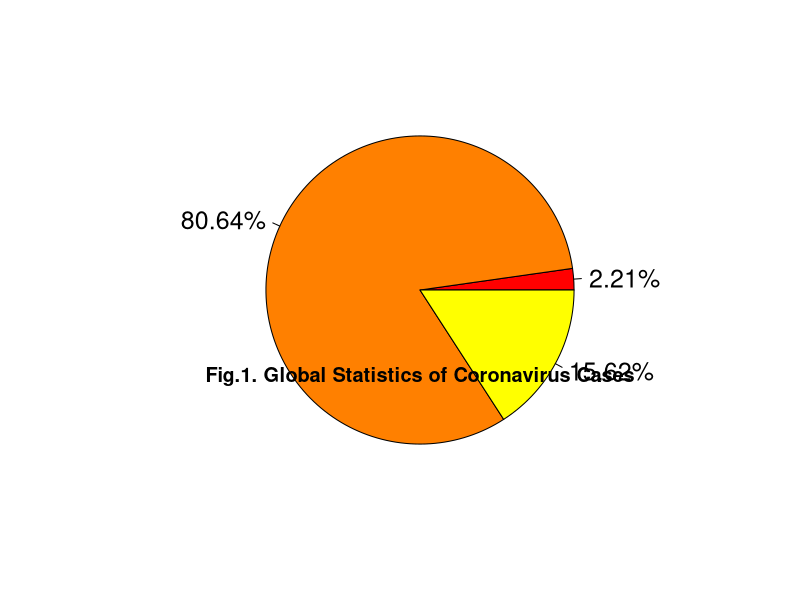
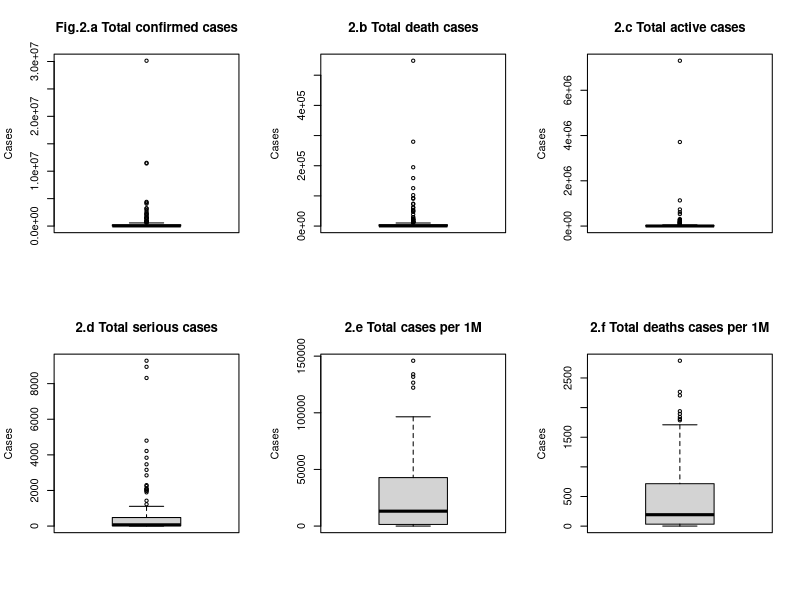
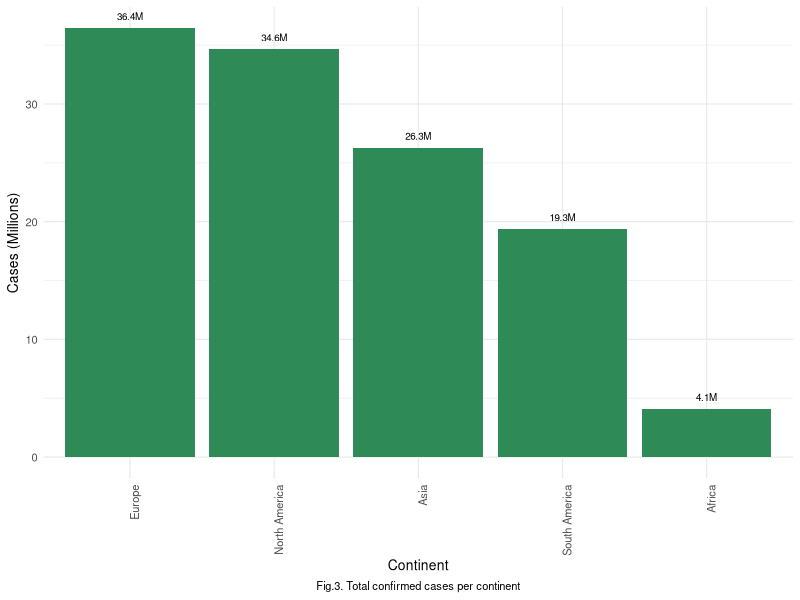
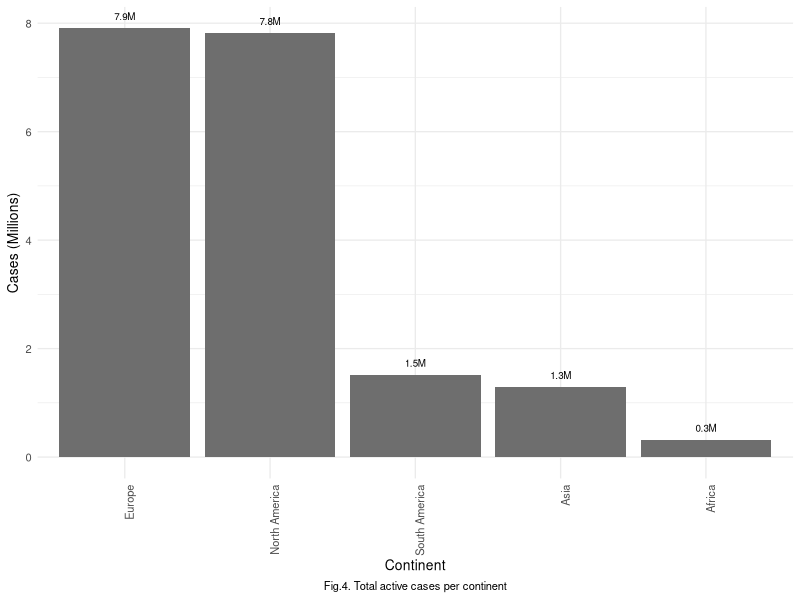
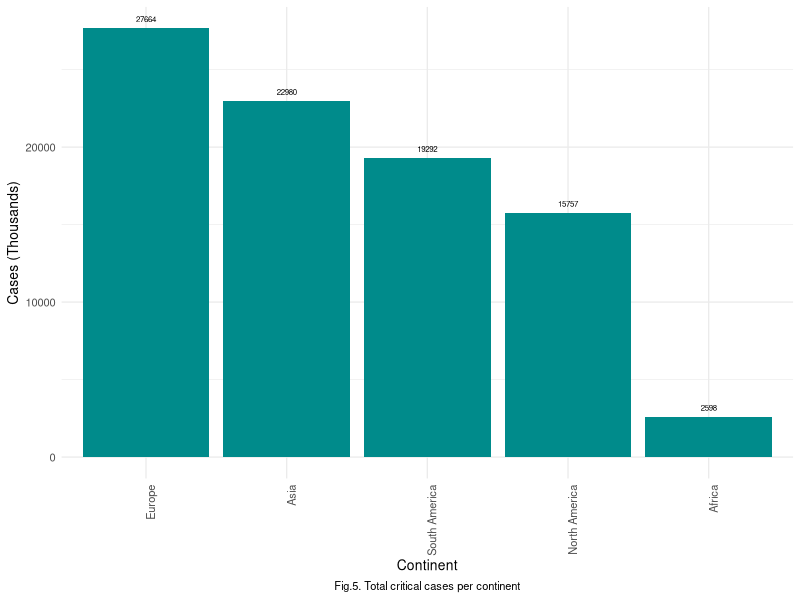
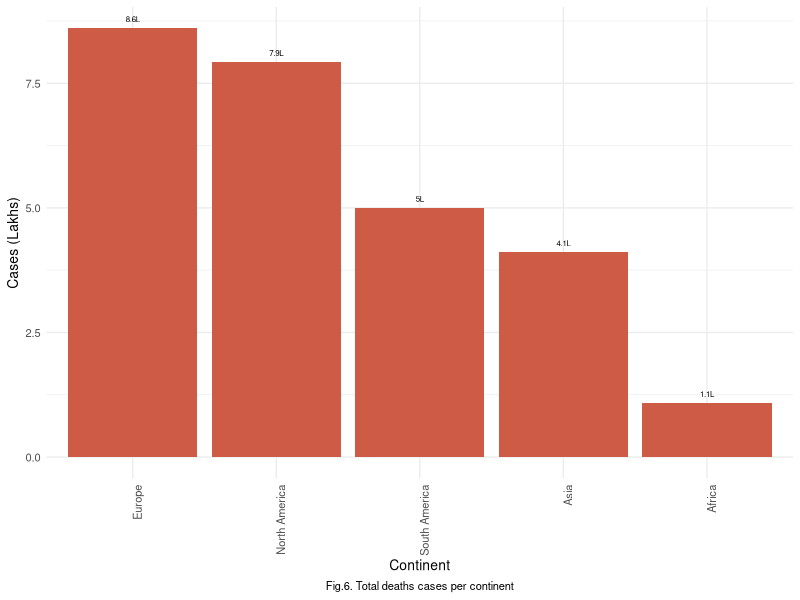
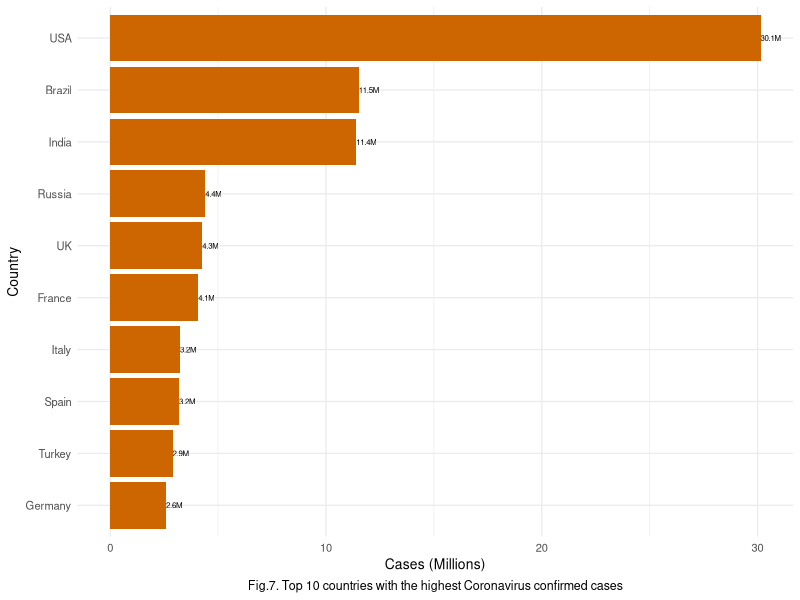
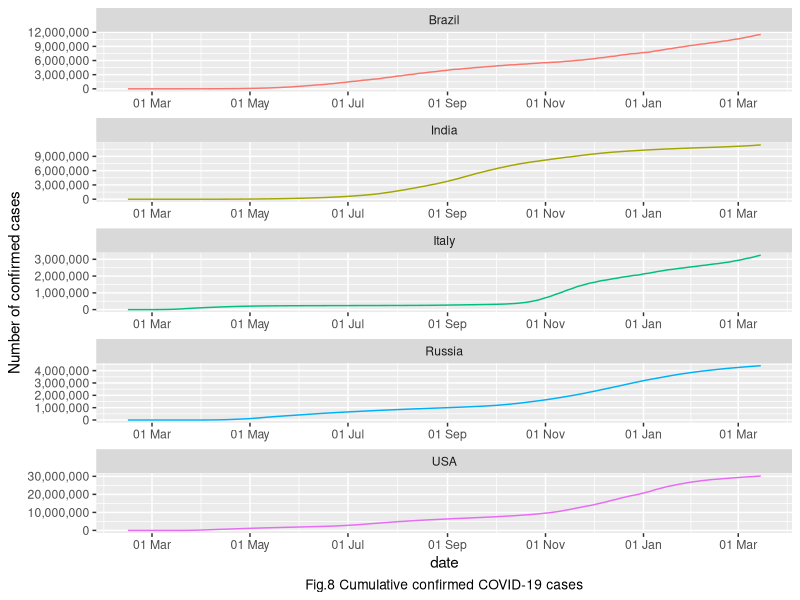

Here is the R script that generated these plots, in order:
## ---- chunk 1
knitr::opts_chunk$set(echo = FALSE)
### MA304 - Coursework 2 
## Team - Man with a movie camera
## COVID-19 Global Dataset from kaggle -
#https://www.kaggle.com/josephassaker/covid19-global-dataset
#is used for the analysis and it consists of 2 files


#set directory
setwd("C:\\Users\\ANANYA D\\Desktop\\MSc modules\\Exploratory data analysis and data visualization\\Assignment and coursework\\Assignment 2")

#https://www.kaggle.com/josephassaker/covid19-global-dataset?select=worldometer_coronavirus_summary_data.csv
#load data
#table 1 - covid summary
covid_summary<-read.csv("worldometer_coronavirus_summary_data.csv", header = TRUE)



#load libraries
library(plyr)
library(ggplot2)
library(dplyr)
library(tidyr)


#missing values in data
#missing values along columns
#sapply(covid_summary, function(covid_summary) sum(is.na(covid_summary)))
#missing values along rows
#rowSums(is.na(covid_summary))

#sum of active cases, recovered and deaths is equal to total confirmed cases
#replacing empty values in total_deaths with 0 after thorough examination
covid_summary$total_deaths<-ifelse(is.na(covid_summary$total_deaths), 0, covid_summary$total_deaths)
## 2 cases have missing values (Netherlands and Sweden)
## ---- chunk 2

#plot1 ####
#global statistics of coronavirus cases
#get the percentages for deaths, active and recovered cases globally
percentage_total_deaths<- sum(covid_summary$total_deaths)/sum(covid_summary$total_confirmed) * 100
percentage_total_recovered<- sum(covid_summary$total_recovered, na.rm = TRUE)/sum(covid_summary$total_confirmed) * 100
percentage_active_cases<- sum(covid_summary$active_cases, na.rm = TRUE)/sum(covid_summary$total_confirmed) * 100

#creating pie chart
slices <- c(percentage_total_deaths, percentage_total_recovered,          percentage_active_cases)
lbls <- paste(round(c(percentage_total_deaths, percentage_total_recovered,    percentage_active_cases), digits = 2), "%", sep = "")
pie(slices, labels = lbls, col = heat.colors(3),cex = 1.5)
#adding legend and title
legend(x = 1.8, y = 0.1, inset = .05, title = "Coronavirus cases", 
legend = c("Total Deaths", "Total Recovered", "Total Active"), 
fill = heat.colors(3), horiz = FALSE, cex = 0.9, text.width = 0.8)
title("Fig.1. Global Statistics of Coronavirus Cases", adj = 0.5, line = -15)
## ---- chunk 3
#plot2####\
##summary statistics

#box plots coronavirus cases globally for 219 countries
#divides the frame into 3X3
#run all the codes for boxplots to
par(mfrow=c(2,3))
boxplot(covid_summary$total_confirmed, main = "Fig.2.a Total confirmed cases", ylab = "Cases")
boxplot(covid_summary$total_deaths, main = "2.b Total death cases", ylab = "Cases")
boxplot(covid_summary$active_cases, main = "2.c Total active cases", ylab = "Cases")
boxplot(covid_summary$serious_or_critical, main = "2.d Total serious cases", ylab = "Cases")
boxplot(covid_summary$total_cases_per_1m_population, main = "2.e Total cases per 1M", ylab = "Cases")
boxplot(covid_summary$total_deaths_per_1m_population, main = "2.f Total deaths cases per 1M", ylab = "Cases")

#summary(covid_summary)
## ---- chunk 4
#drop Australia/Oceania from the dataset
covid_summary<-subset(covid_summary, continent != "Australia/Oceania")

#plot3 ####
#coronavirus cases per continent
#add the confirmed cases for all the countries by continent
continent_confirmed_cases<-aggregate(covid_summary$total_confirmed, by=list(Category=covid_summary$continent), FUN=sum)
#convert to millions
continent_confirmed_cases$cases_in_millions<-continent_confirmed_cases$x/1e6 

#plot
ggplot(continent_confirmed_cases, aes(x = reorder(Category,desc(cases_in_millions)), y = cases_in_millions))+ geom_col(fill="seagreen4")+
labs(caption = "Fig.3. Total confirmed cases per continent", x = "Continent", y = "Cases (Millions)")+
geom_text(aes(label = paste(round(cases_in_millions, digit=1), "M", sep = "")), position = position_dodge(width = 0.9), size = 2.5, vjust=-1)+
theme_minimal(base_size=10)+
theme(plot.caption = element_text(hjust=0.5, size=rel(0.8)))+
theme(axis.text.x=element_text(angle=90,hjust=1))


#plot4 ####
#coronavirus active cases per continent
#drop missing values in the column
continent_active_cases<-covid_summary%>%drop_na(any_of("active_cases"))
#add the active cases for all the countries by continent
continent_active_cases<-aggregate(continent_active_cases$active_cases, by=list(Category=continent_active_cases$continent), FUN=sum)
#convert to millions
continent_active_cases$cases_in_millions<-continent_active_cases$x/1e6

#plot
ggplot(continent_active_cases, aes(x = reorder(Category, desc(cases_in_millions)), y = cases_in_millions))+ 
geom_col(fill="gray43")+
labs(caption = "Fig.4. Total active cases per continent", x = "Continent", y = "Cases (Millions)")+
geom_text(aes(label = paste(round(cases_in_millions, digit=1), "M", sep = "")), position = position_dodge(width = 0.9), size = 2.5, vjust=-1)+
theme_minimal(base_size=10)+
theme(plot.caption = element_text(hjust=0.5, size=rel(0.8)))+
theme(axis.text.x=element_text(angle=90,hjust=1))

## ---- chunk 5
#plot5####
#critical cases per continent
#drop missing values in the column
continent_critical_cases<-drop_na(covid_summary,any_of("serious_or_critical"))
#add critical cases for all countries by continent
continent_critical_cases<-aggregate(continent_critical_cases$serious_or_critical, by=list(Category=continent_critical_cases$continent), FUN=sum)

#plot
ggplot(continent_critical_cases, aes(x = reorder(Category, desc(x)), y = x))+ geom_col(fill="cyan4")+
labs(caption = "Fig.5. Total critical cases per continent", x = "Continent", y = "Cases (Thousands)")+
geom_text(aes(label = x), position = position_dodge(width = 0.9), size = 2, vjust=-1)+
theme_minimal(base_size=10)+
theme(plot.caption = element_text(hjust=0.5, size=rel(0.8)))+
theme(axis.text.x=element_text(angle=90,hjust=1))

#plot6####
#number of deaths
#aggregate of number of deaths in all the countries by continents
continent_deaths_cases<-aggregate(covid_summary$total_deaths, by=list(Category=covid_summary$continent), FUN=sum)
#converting to lakhs
continent_deaths_cases$cases_in_lakhs<-continent_deaths_cases$x/1e5

#plot
ggplot(continent_deaths_cases, aes(x = reorder(Category, desc(cases_in_lakhs)), y = cases_in_lakhs))+ 
geom_col(fill="coral3")+
labs(caption = "Fig.6. Total deaths cases per continent", x = "Continent", y = "Cases (Lakhs)")+
geom_text(aes(label = paste(round(cases_in_lakhs, digit=1), "L", sep = "")), position = position_dodge(width = 0.9), size = 2, vjust=-1)+
theme_minimal(base_size=10)+
theme(plot.caption = element_text(hjust=0.5, size=rel(0.8)))+
theme(axis.text.x=element_text(angle=90,hjust=1))

## ---- chunk 6
#plot7 ####
#top 10 most affected countries
# according to total number of confirmed cases
top_affected_countries<-covid_summary[order(covid_summary$total_confirmed, decreasing = TRUE), ]
top_20_countries<-top_affected_countries[1:10,]
#in millions
top_20_countries$total_confirmed<-top_20_countries$total_confirmed/1e6

#plot
ggplot(top_20_countries, aes(x = reorder(country, total_confirmed), y = total_confirmed))+
geom_col(fill="darkorange3")+
labs(caption="Fig.7. Top 10 countries with the highest Coronavirus confirmed cases", y = "Cases (Millions)", x = "Country")+
geom_text(aes(label = paste(round(total_confirmed, digits = 1), "M", sep = "")), position = position_dodge(width = 0.9), size = 2, hjust=0)+
theme_minimal(base_size=10)+
theme(plot.caption = element_text(hjust=0.5, size=rel(0.9)))+
coord_flip()
## ---- chunk 7
#plot8####
#time series analysis of cumulative confirmed cases
#covid-19 daily cases data (another file in the same dataset)
#https://www.kaggle.com/josephassaker/covid19-global-dataset?select=worldometer_coronavirus_daily_data.csv
covid_daily<-read.csv("worldometer_coronavirus_daily_data.csv", header = TRUE)

#convert the class of "date" variable to date
covid_daily$date<-as.Date(covid_daily$date)

#plot the cumulative confirmed cases for 5 countries over time 
covid_daily %>% filter(country %in% c("Brazil", "USA", "Italy", "India", "Russia")) %>%
ggplot(aes(x = date, y = cumulative_total_cases, color = country)) +
geom_line(show.legend = FALSE) +
scale_x_date(date_breaks = "2 month", date_labels = "%d %b") +
scale_y_continuous(labels = scales::comma) +
labs(y = "Number of confirmed cases", caption = "Fig.8 Cumulative confirmed COVID-19 cases") +
facet_wrap(~country, scales = "free", ncol = 1)+
theme(plot.caption = element_text(hjust=0.5, size=rel(0.9)))

## ---- chunk 8
#plot9####
#time series analysis of cumulative deaths

#plot the cumulative deaths for 5 countries over time
covid_daily %>% filter(country %in% c("Brazil", "USA", "Italy", "India", "Russia")) %>%
ggplot(aes(x = date, y = cumulative_total_deaths, color = country)) +
geom_line(show.legend = FALSE) +
scale_x_date(date_breaks = "2 month", date_labels = "%d %b") +
scale_y_continuous(labels = scales::comma) +
labs(y = "Number of deaths", caption = "Fig.9 Cumulative Deaths in 5 highly affected countries") +
facet_wrap(~country, scales = "free", ncol = 1)+
theme(plot.caption = element_text(hjust=0.5, size=rel(0.9)))
